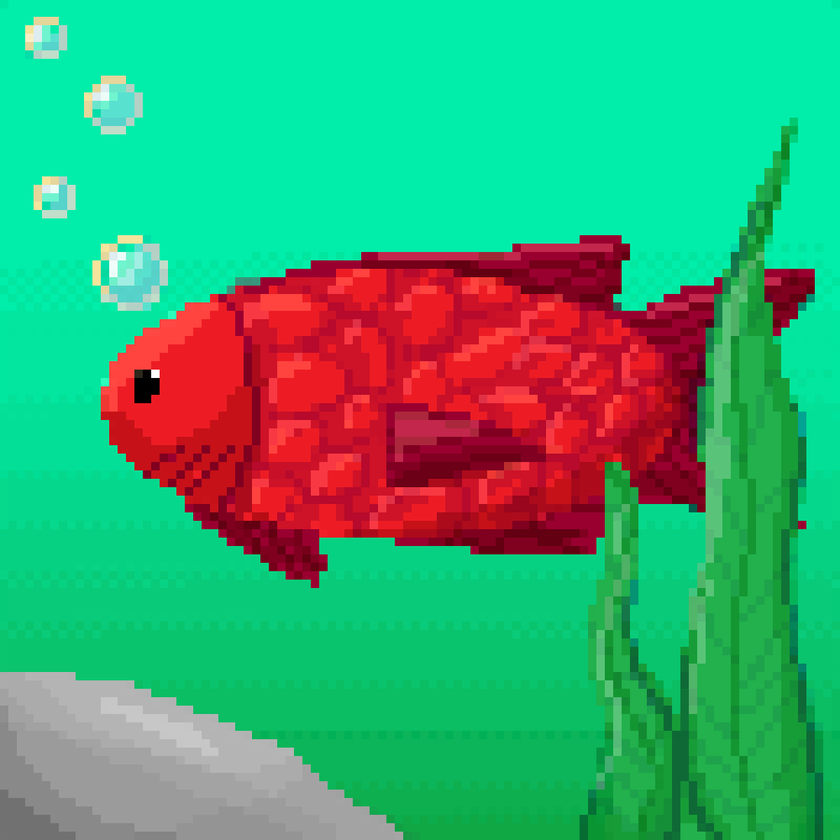
#> input picture images/fish.png, 840 x 840 px, shrunk from 1200 x 1200 before the run
$ python main.py
#> lines starting #> are read from the running program, lines starting #| are printed output that depends on the picture
### image_processing.py
import cv2
import numpy as np
import logging

#set up logging
logging.basicConfig(level=logging.INFO, format='%(asctime)s - %(levelname)s - %(message)s')

def image_data_extraction(path: str) -> np.ndarray:
    # extracts HSV data from an image
    try:
        image = cv2.cvtColor(cv2.imread(path) ,cv2.COLOR_BGR2HSV_FULL)
        data = np.dstack((image[..., 0], image[..., 1], image[..., 2]))
        return data.astype(np.uint8)
    except Exception as e:
        logging.error(f"\n\nError reading or processing image at {path}:\n   {e}\n")
        raise

def recurring_identify(data: np.ndarray, data_channel: int) -> list:
    # identifies and sorts recurring HSV values in a specified channel
    try:
        channel_counts = np.bincount(data[:, :, data_channel].flatten())
        non_zero_indices = np.nonzero(channel_counts)[0]
        sorted_indices = non_zero_indices[channel_counts[non_zero_indices].argsort()[::-1]]
        return list(sorted_indices)
    except Exception as e:
        logging.error(f"\n\nError identifying recurring values:\n   {e}\n")
        raise

def dictionary_mapping(source_arr: list, target_arr: list) -> dict:
    # maps values from source to target based on frequency
    try:
        mapped_dict = {}
        if (len(source_arr) >= len(target_arr)):
            for i in range(0,len(target_arr)):
                mapped_dict[target_arr[i]] = source_arr[i]
            return mapped_dict
        else:
            for i in range(0,len(source_arr)):
                mapped_dict[target_arr[i]] = source_arr[i]
            remaining = len(target_arr) - (len(target_arr) - len(source_arr))
            for i in range(len(target_arr) - (len(target_arr) - len(source_arr)), len(target_arr)):
                if (i - remaining == len(target_arr) - (len(target_arr) - len(source_arr))):
                    remaining = remaining + len(target_arr) - (len(target_arr) - len(source_arr))
                mapped_dict[target_arr[i]] = source_arr[i - remaining]
        return mapped_dict
    except Exception as e:
        logging.error(f"\n\nError mapping dictionary:\n   {e}\n")
        raise

def apply_mapping(channel_data: np.ndarray, mapped_dictionary: dict) -> np.ndarray:
    # applies mapping to channel data
    try:
        mask = np.isin(channel_data, list(mapped_dictionary.keys()))
        vectorized_map = np.vectorize(mapped_dictionary.get)
        channel_data[mask] = vectorized_map(channel_data[mask])
        return channel_data
    except Exception as e:
        logging.error(f"\n\nError applying mapping:\n   {e}\n")

def swap_channel_data(data: np.ndarray, data_channel: int, mapped_dictionary: dict) -> np.ndarray:
    # swaps channel data based on mapping
    try:
        data = np.array(data)
        channel_data = data[:, :, data_channel]
        channel_data = apply_mapping(channel_data, mapped_dictionary)
        data[:, :, data_channel] = channel_data
        return data
    except Exception as e:
        logging.error(f"\n\nError swapping channel data:\n   {e}\n")
        raise


def image_data_swap(target_data: np.ndarray, mapped_dictionary: dict, data_channel: int) -> np.ndarray:
    # main function to swap data in a specified channel
    return swap_channel_data(target_data, data_channel, mapped_dictionary)


def process_images(source: str, target: str, data_channel: int) -> None:
    try:
        # extract data from the source and target images
        source_data = image_data_extraction(source)
        target_data = image_data_extraction(target)

        # identify the recurring HSV values in the specified data channel
        source_array = recurring_identify(source_data, data_channel)
        target_array = recurring_identify(target_data, data_channel)

        # map the most recurring HSV values between source and target
        mapped_dict = dictionary_mapping(source_array, target_array)

        # swap the data in the specified channel using the mapped dictionary
        swapped_data = image_data_swap(target_data, mapped_dict, data_channel)

        # Convert swapped data back to BGR color space for saving/viewing
        swapped_image = cv2.cvtColor(swapped_data, cv2.COLOR_HSV2BGR_FULL)

        # Save the swapped image
        output_path = "output_image.png"
        cv2.imwrite(output_path, swapped_image)

        logging.info(f"\n\nNew image saved as {output_path}\n")

    except Exception as e:
        logging.error(f"\n\nAn error occurred in main:\n   {e}\n")

### main.py
from image_processing import process_images

def main():
    source_image_path = './images/fish.png'
    target_image_path = './images/blackhole.png'
    data_channel = 0 # 0 for Hue, 1 for Saturation, 2 for Value

    process_images(source_image_path, target_image_path, data_channel)
#> in image_data_extraction, `image = cv2.cvtColor(cv2.imread(path) ,cv2.COLOR_BGR2HSV_FULL)`: image: shape (840, 840, 3); mean H, S, V 130.9, 222.1, 202.6
#> call 2 of image_data_extraction, with path = './images/blackhole.png'
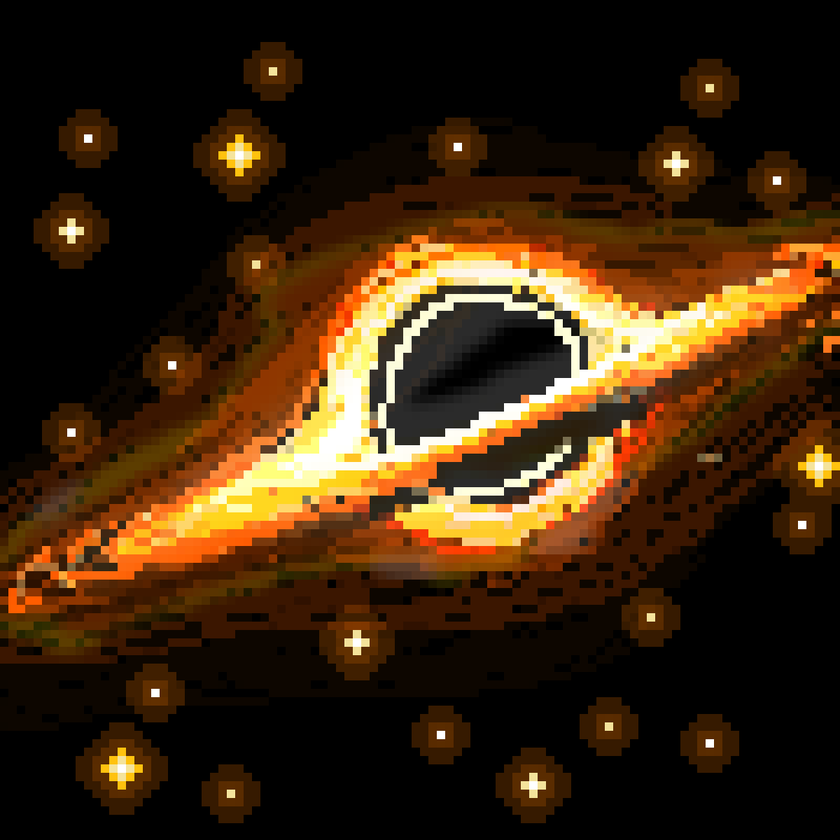
#> input picture images/blackhole.png, 840 x 840 px, shrunk from 1200 x 1200 before the run
#> in image_data_extraction (call 2), `image = cv2.cvtColor(cv2.imread(path) ,cv2.COLOR_BGR2HSV_FULL)`: image: shape (840, 840, 3); mean H, S, V 12.7, 127, 59.4
#> in recurring_identify, `channel_counts = np.bincount(data[:, :, data_channel].flatten())`: channel_counts = 256 values, max 211173 at index 116, min 0 at index 58, mean 2756.2
#> in recurring_identify, `non_zero_indices = np.nonzero(channel_counts)[0]`: non_zero_indices = 187 values from 0 to 255
#> in recurring_identify, `sorted_indices = non_zero_indices[channel_counts[non_zero_indices].arg..`: sorted_indices = 187 values, max 255 at index 27, min 0 at index 1, mean 107.2
#> in process_images, `source_array = recurring_identify(source_data, data_channel)`: source_array has the same summary as sorted_indices in recurring_identify
#> in process_images, `target_array = recurring_identify(target_data, data_channel)`: target_array = 156 values, max 254 at index 111, min 0 at index 0, mean 104.4
#> after the loop in dictionary_mapping, `for i in range(0,len(target_arr)):`: mapped_dict = 156 items
#> in swap_channel_data, `channel_data = data[:, :, data_channel]`:
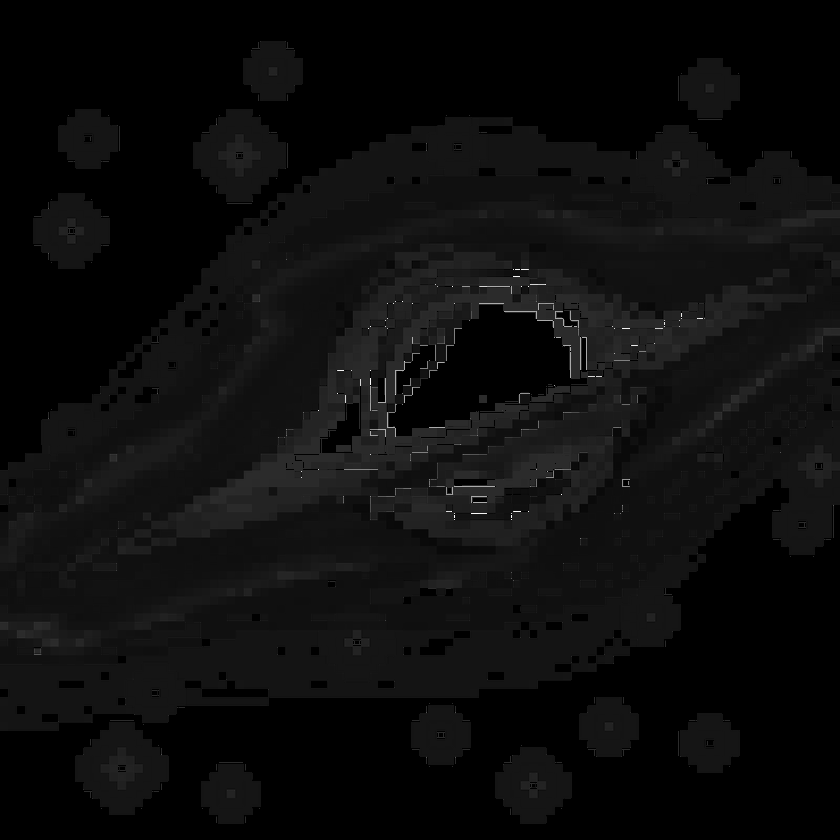
#> channel_data: shape (840, 840); min 0, max 254, mean 12.7
#> in apply_mapping, `mask = np.isin(channel_data, list(mapped_dictionary.keys()))`: mask: shape (840, 840) bool; every value is 1
#> in apply_mapping, `channel_data[mask] = vectorized_map(channel_data[mask])`:
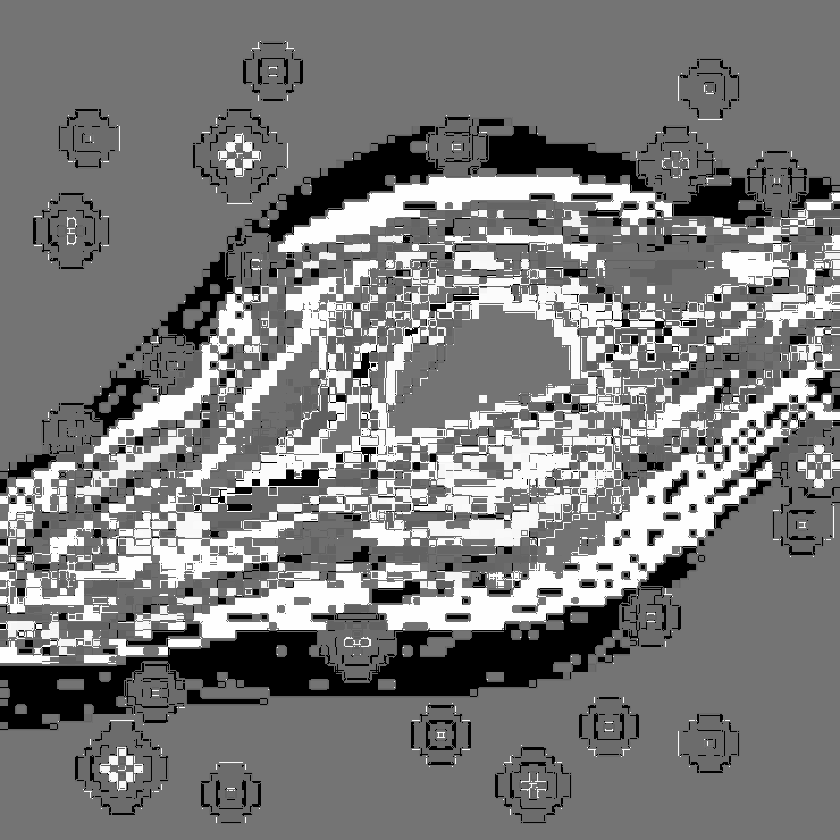
#> channel_data: shape (840, 840); min 0, max 255, mean 123.4
#> in swap_channel_data, `data[:, :, data_channel] = channel_data`:
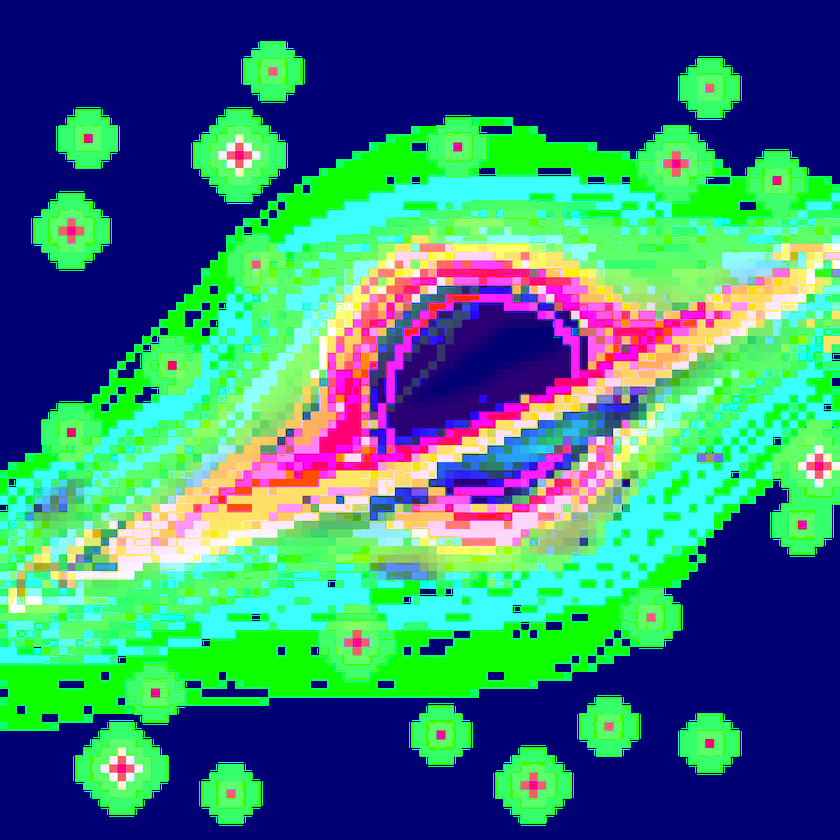
#> data: shape (840, 840, 3); mean of channels 0, 1, 2 123.4, 127, 59.4; drawn as B, G, R
#> in process_images, `swapped_image = cv2.cvtColor(swapped_data, cv2.COLOR_HSV2BGR_FULL)`:
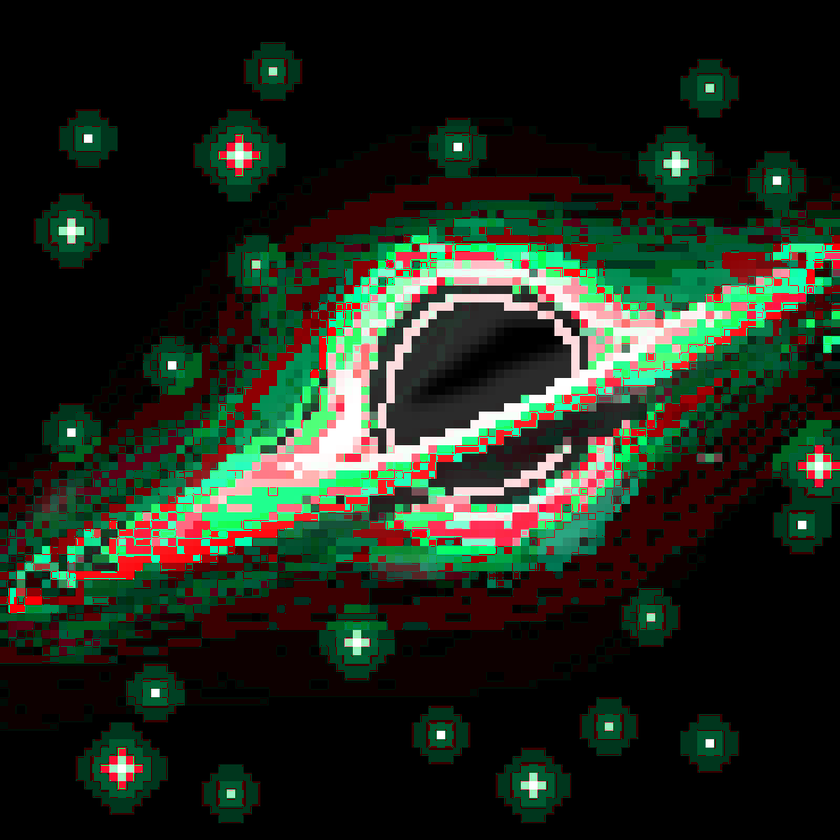
#> swapped_image: shape (840, 840, 3); mean B, G, R 29.2, 41.2, 32.8

if __name__ == "__main__":
    main()
